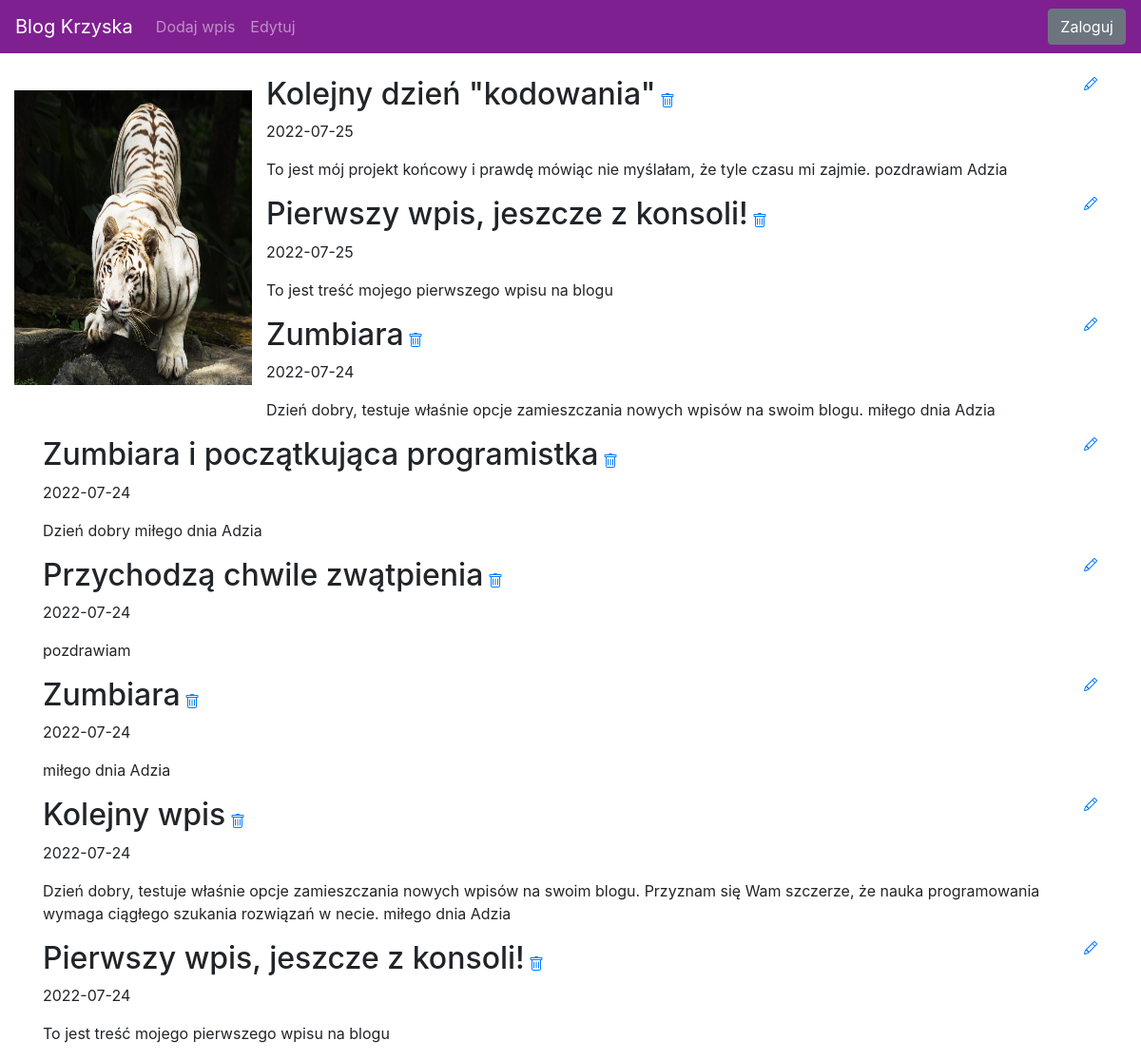
The page / on the database its author committed.
### blog/models.py (models this page shows)
class Entry(db.Model):
   id = db.Column(db.Integer, primary_key=True)
   title = db.Column(db.String(80), nullable=False)
   body = db.Column(db.Text, nullable=False)
   pub_date = db.Column(db.DateTime, nullable=False,
       default=datetime.datetime.utcnow)
   is_published = db.Column(db.Boolean, default=False)

### blog/routes.py (the view)
@app.route("/")
def index():
    all_posts = Entry.query.filter_by(is_published=True).order_by(Entry.pub_date.desc())
    return render_template("homepage.html", all_posts=all_posts)

### blog/templates/homepage.html (shortened to what this page needs)
{% extends "base.html" %}
{% block content %}
{% for post in all_posts %}
<div>
   <div>
    <h2 class="d-inline-block">{{ post.title }}</h2>
       <a href="{{ url_for('edit_entry', entry_id=post.id) }}">
       </a>
   </div>
   <p>{{ post.pub_date.strftime('%Y-%m-%d') }} </p>
   <p>
       {{ post.body}}
   </p>
</div>
{% endfor %}
{% endblock %}

### blog/templates/base.html (shortened to what this page needs)
<!doctype html>
<html lang="en">
<head>
 <link rel="stylesheet" href="https://stackpath.bootstrapcdn.com/bootstrap/4.5.0/css/bootstrap.min.css"
>
</head>
<body>
    <nav class="navbar navbar-expand-lg navbar-dark fixed-top" style="background-color: #7f2090;">
    <a class="navbar-brand" href="#">Blog Krzyska</a>
   <div class="collapse navbar-collapse" id="navbarText">
    <ul class="navbar-nav mr-auto">
      <li class="nav-item">
      <a class="nav-link" href="\new-post\"><span>Dodaj wpis</span></a>
      </li>
      <li class="nav-item">
        <a class="nav-link" href="\drafts\"><span>Edytuj</span></a>
      </li>
    </ul>
   <div class="collapse navbar-collapse" id="navbarsExampleDefault">
    {% if session.logged_in %}
      <form class="form-inline my-2 my-lg-0" action="{{ url_for('logout') }}" method="POST">
        <button class="btn btn-secondary my-2 my-sm-0" type="submit">Wyloguj</button>
      </form>
    {% else %}
      <a href="{{ url_for('login') }}" class="btn btn-secondary my-2 my-lg-0">Zaloguj</a>
    {% endif %}
  </div>
 </nav>
 <img src="{{url_for('static', filename='zwierz.jpg')}}" style="padding: 15px; float: left;" width="280" height="340"/>
 <main role="main" class="container">
   {% block content %}
   {% endblock %}
 </main>
</html>

### blog/templates/base.html (style rules this page uses)
body { padding-top: 5rem; }

### rows shown on the page
Entry: title "Kolejny dzień \"kodowania\"", pub_date "2022-07-25", body "To jest mój projekt końcowy i prawdę mówiąc nie myślałam, że tyle czasu mi zajmie. pozdrawiam Adzia"
Entry: title "Pierwszy wpis, jeszcze z konsoli!", pub_date "2022-07-25", body "To jest treść mojego pierwszego wpisu na blogu"
Entry: title "Zumbiara", pub_date "2022-07-24", body "Dzień dobry, testuje właśnie opcje zamieszczania nowych wpisów na swoim blogu. miłego dnia Adzia"
Entry: title "Zumbiara i początkująca programistka", pub_date "2022-07-24", body "Dzień dobry miłego dnia Adzia"
Entry: title "Przychodzą chwile zwątpienia", pub_date "2022-07-24", body "pozdrawiam"
Entry: title "Zumbiara", pub_date "2022-07-24", body "miłego dnia Adzia"
Entry: title "Kolejny wpis", pub_date "2022-07-24", body "Dzień dobry, testuje właśnie opcje zamieszczania nowych wpisów na swoim blogu. Przyznam się Wam szczerze, że nauka programowania wymaga ciągłego szukania rozwiązań w necie. miłego dnia Adzia"
Entry: title "Pierwszy wpis, jeszcze z konsoli!", pub_date "2022-07-24", body "To jest treść mojego pierwszego wpisu na blogu"
